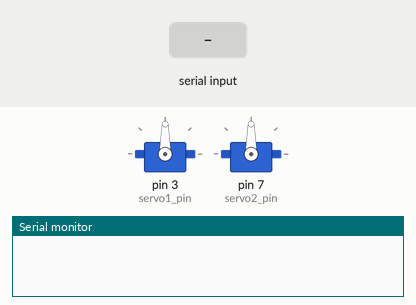
A sketch run on a simulated Arduino Uno, built with avr-gcc and run on an emulated ATmega328P. On the bench: 2 × servo, the last lines printed to the serial monitor. The test bench sets the inputs (shaded band).

Above: at 1.6 s.
1.7 s: "SMILE\n" received over Serial
At 3.37 s:
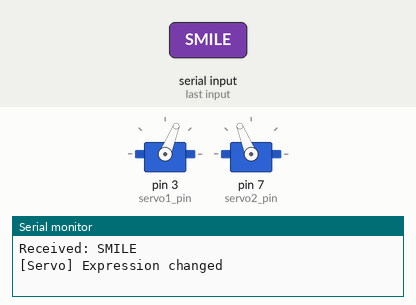
4.7 s: "ALERT\n" received over Serial
At 5.15 s:
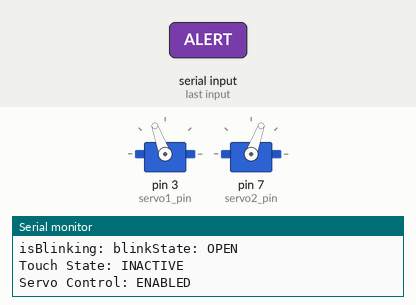
At 5.78 s:
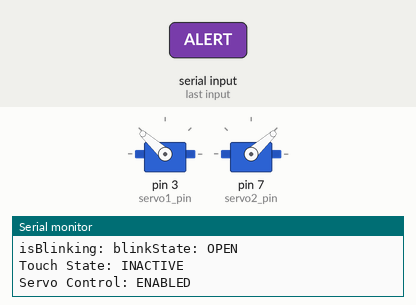
7.7 s: "SLEEP\n" received over Serial
9.2 s: "SMILE\n" received over Serial
Timing chart, 0 to 12.6 s (numbered marks = the images above; inputs shaded):
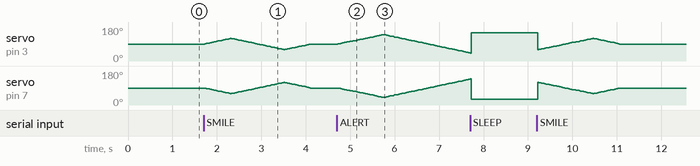

The sketch:

Robotcat.ino.ino
```cpp
// RobotFace.ino
#include "CommandHandler.h"
#include "Display.h"
#include "ServoControl.h"
#include "FaceExpressions.h"
#include "Touch.h"
#include <Arduino.h>
#include <SPI.h>

// 全局变量定义（唯一位置）

bool isBlinking = false;
bool isShowing = false;
bool isEar = true;
bool isInputLocked = false;
bool isInputBuffer =false;
unsigned long actionStart = 0;
uint32_t nextBlinkTime = 0;
BlinkState blinkState = BlinkState::EYE_OPEN;
Expression currentExpression = Expression::NEUTRAL;
ExpressionParams exprParams;

unsigned long systemStartTime = 0; // 记录系统启动时间
const uint32_t INITIAL_DELAY = 15000; // 初始屏蔽时长15秒（单位：毫秒）


void setup() {
  systemStartTime = millis();
  initDisplay();
  initServos();
  Serial.begin(9600);
  clearScreen();
  pinMode(MOTION_PIN, INPUT);
  currentExpression = Expression::NEUTRAL;
  exprParams = {3000, 3000, 5, 30, eye_open_alert, eye_closed_alert, mouth_neutral};
  drawDefaultFace();
}

void loop() {
  handleSerialInput();
  handleEars();
  handleBlink();
  handleDisplayTimeout();
  handleTouch();

static unsigned long lastPrint = 0;
  if (millis() - lastPrint > 5000) {
    lastPrint = millis();
    Serial.println("----- Status -----");
    Serial.print("isBlinking: ");
    Serial.print("blinkState: ");
    Serial.println((blinkState == BlinkState::EYE_OPEN) ? "OPEN" : "CLOSED");
    Serial.print("Touch State: ");
  Serial.println(isTouched ? "ACTIVE" : "INACTIVE");
  Serial.print("Servo Control: ");
  Serial.println(isEar ? "ENABLED" : "DISABLED");
  }

}
```

CommandHandler.cpp
```cpp
// CommandHandler.cpp
#include "CommandHandler.h"
#include "Display.h"
#include "FaceExpressions.h"
#include "ServoControl.h"
#include <Arduino.h>

String inputBuffer = "";
// 实现串口指令处理
void handleSerialInput() {

  while (Serial.available() > 0) {
    char c = Serial.read();
    if (c == '\n') {
      processCommand(inputBuffer); // 处理完整命令
      inputBuffer = "";           // 清空缓冲区
      Serial.flush();             // 强制清空硬件缓冲区
    } else if (c != '\r') {       // 忽略回车符
      inputBuffer += c;
    }
  }
}

void processCommand(String cmd) {
  cmd.trim();
  if (cmd.length() == 0) return;
  Serial.println("Received: " + cmd);

if (cmd == "SMILE") {
  isInputBuffer = true;
  isEar = true;
  currentExpression = Expression::SMILE;
  exprParams = {5000, 500, 2, 30, eye_open_smile, eye_closed_smile, mouth_smile};
   showMouth(exprParams.mouth);

}
else if (cmd == "ALERT") {
  isInputBuffer = true;
  isEar = true;
  isBlinking = true;
  currentExpression = Expression::ALERT;
  exprParams = {3000, 3000, 6, 50, eye_open_alert, eye_closed_alert, mouth_alert};
}
else if (cmd == "SHOCK") {
  isInputBuffer = true;
  isEar = true;
  isBlinking = true;
  currentExpression = Expression::SHOCK;
  exprParams = {3000, 1000, 8, 20, eye_open_shock, eye_closed_shock, mouth_shock};
}
else if (cmd == "SLEEP") {
  isInputBuffer = true;
  isEar = true;
  isBlinking = true;
  currentExpression = Expression::SLEEP;
  exprParams = {0, 0, 0, 0, eye_closed, eye_closed, mouth_neutral};
}
else if (cmd == "RESET") {
  isInputBuffer = false;
  isEar = false;
  isBlinking = false;
  currentExpression = Expression::NEUTRAL;
  clearScreen();
  resetEars();
}
else {
  Serial.println("Error: Unknown command '" + cmd + "'");
}
while (Serial.available()) Serial.read();
}

 //实现显示超时控制
void handleDisplayTimeout() {
  if(isShowing && (millis() - actionStart >= 10000)) {
    clearScreen();
    isShowing = false;
    drawDefaultFace();
  }
}
```

CommandHandler.h
```cpp
//CommandHandler.h
#ifndef COMMAND_HANDLER_H
#define COMMAND_HANDLER_H

#include <Arduino.h>

enum class BlinkState {
   EYE_OPEN,
   EYE_CLOSED
   };
//小猫表情枚举
enum class Expression {
  NEUTRAL,
  SMILE,    // 微笑
  ALERT,    // 警觉
  SHOCK,    // 震惊
  SLEEP     // 睡觉
};
//小猫表情参数
struct ExpressionParams {
  int openDuration;   // 新增：睁眼持续时间
  int closeDuration;  // 新增：闭眼持续时间
  int earMoveCount;//耳朵运动周期
  int earAngleRange;//耳朵摆动幅度
  const uint8_t* eyesOpen;  // 新增：睁眼图案
  const uint8_t* eyesClosed; // 新增：闭眼图案
  const uint8_t* mouth;//嘴巴图案指针
};


// 全局变量声明（extern表示变量在其他文件定义）
// CommandHandler.h
extern bool isBlinking;
extern bool isShowing;
extern bool isEar;
extern unsigned long actionStart;
extern uint32_t nextBlinkTime;

extern BlinkState blinkState;
extern Expression currentExpression;
extern ExpressionParams exprParams;

extern bool isInputLocked;
extern bool isInputBuffer;
// 函数声明
void handleSerialInput();
void handleDisplayTimeout();
void processCommand(String cmd);
#endif
```

Display.cpp
```cpp
// Display.cpp
#include "Display.h"
#include "CommandHandler.h"
#include "FaceExpressions.h"
#include "Touch.h"
#include <Arduino.h>
#include <SPI.h>

int CS_PIN = 10;
int DC_PIN = 9;
int RESET_PIN = 8;

void sendCommand(uint8_t cmd) {
  digitalWrite(DC_PIN, LOW);
  digitalWrite(CS_PIN, LOW);
  SPI.transfer(cmd);
  digitalWrite(CS_PIN, HIGH);
}

void sendData(uint8_t data) {
  digitalWrite(DC_PIN, HIGH);
  digitalWrite(CS_PIN, LOW);
  SPI.transfer(data);
  digitalWrite(CS_PIN, HIGH);
}

void clearScreen() {
  for(uint8_t page=0xB0; page<=0xB7; page++) { // 8页
    sendCommand(page);
    sendCommand(0x10); // 列地址高位
    sendCommand(0x00); // 列地址低位
    for(uint16_t col=0; col<128; col++) sendData(0x00);
  }
}

void initDisplay() {
  pinMode(CS_PIN, OUTPUT);
  pinMode(DC_PIN, OUTPUT);
  pinMode(RESET_PIN, OUTPUT);

  digitalWrite(RESET_PIN, LOW);
  delay(100);
  digitalWrite(RESET_PIN, HIGH);
  delay(100);

  SPI.begin();
  SPI.setDataMode(SPI_MODE0);
  SPI.setClockDivider(SPI_CLOCK_DIV8);

  sendCommand(0xE2);
  sendCommand(0x2F);
  sendCommand(0xA0);
  sendCommand(0xC8);
  sendCommand(0xA2);
  sendCommand(0x24);
  sendCommand(0x81);
  sendCommand(0x20);
  sendCommand(0xAF);

  delay(100);
  clearScreen();
  delay(100);
}


int EYE_RIGHT_X =92;
int EYE_LEFT_X =28;
int EYE_PAGE =4;

void drawEyes(const uint8_t* data) {

 setPosition(28, 4);
  for(uint8_t i=0; i<16; i++) sendData(data[i]);
  setPosition(84, 4);
  for(uint8_t i=0; i<16; i++) sendData(data[i]);
   sendCommand(0xAF);
}

void showMouth(const uint8_t* data) {
  setPosition(58, 3); // 嘴巴位置
  for(uint8_t i=0; i<16; i++) sendData(data[i]);
  startDisplayTimer(3000);
}


void drawDefaultFace() {
  // 绘制默认眼睛
  setPosition(28, 4);
  for(uint8_t i=0; i<16; i++) sendData(eye_open[i]);
  setPosition(84, 4);
  for(uint8_t i=0; i<16; i++) sendData(eye_open[i]);
  // 绘制默认嘴巴
  setPosition(58, 3);
  for(uint8_t i=0; i<16; i++) sendData(mouth_neutral[i]);
}


// 辅助函数
void setPosition(uint8_t x, uint8_t page) {
  sendCommand(0xB0 | (page & 0x07)); // 设置页地址
  sendCommand(0x10 | ((x >> 4) & 0x0F)); // 列地址高位
  sendCommand(x & 0x0F); // 列地址低位
}

void startDisplayTimer(unsigned long duration) {
  actionStart = millis();
  isShowing = true;
}

//眨眼控制
void handleBlink() {
  switch (currentExpression) {
    case Expression::SLEEP:
      drawEyes(exprParams.eyesClosed); // 使用当前表情的闭眼图案
      break;
    default:
      if (millis() >= nextBlinkTime) {
        if (blinkState == BlinkState::EYE_OPEN) {
          drawEyes(exprParams.eyesClosed);
          blinkState = BlinkState::EYE_CLOSED;
          nextBlinkTime = millis() + exprParams.closeDuration;
        } else {
          drawEyes(exprParams.eyesOpen);
          blinkState = BlinkState::EYE_OPEN;
          nextBlinkTime = millis() + exprParams.openDuration;
        }
      }
      break;
  }
}
```

Display.h
```cpp
// Display.h
#ifndef DISPLAY_H
#define DISPLAY_H

#include <Arduino.h>
#include <SPI.h>

// 引脚定义
extern int CS_PIN;
extern int DC_PIN;
extern int RESET_PIN;

extern int EYE_RIGHT_X;
extern int EYE_LEFT_X;
extern int EYE_PAGE;

// 函数声明
void initDisplay();
void clearScreen();
void drawDefaultFace();
void drawEyes(const uint8_t* data);
void showMouth(const uint8_t* data);
void setPosition(uint8_t x, uint8_t page);
void startDisplayTimer(unsigned long duration);

void handleBlink();
#endif
```

FaceExpressions.h
```cpp
// FaceExpressions.h
#ifndef FACE_EXPRESSIONS_H
#define FACE_EXPRESSIONS_H
#include <Arduino.h>
extern const uint8_t eye_open[16];     // 声明而非定义
extern const uint8_t eye_closed[16];
extern const uint8_t mouth_neutral[16];
extern const uint8_t mouth_smile[16];

extern const uint8_t eye_open_smile[16];
extern const uint8_t eye_closed_smile[16];
extern const uint8_t eye_open_alert[16];
extern const uint8_t eye_closed_alert[16];
extern const uint8_t eye_closed_shock[16];
extern const uint8_t eye_open_shock[16];
extern const uint8_t mouth_alert[16];  // 警觉嘴巴
extern const uint8_t mouth_shock[16];  // 震惊嘴巴

#endif
```

ServoControl.cpp
```cpp
// ServoControl.cpp
#include "ServoControl.h"
#include "CommandHandler.h"
#include "Touch.h"
#include <Servo.h>
#include <Arduino.h>

const int servo1_pin = 3;
const int servo2_pin = 7;

Servo servo1;
Servo servo2;

Expression previousExpression = Expression::NEUTRAL;

// 运动控制变量
unsigned long prevMillis = 0;
const long interval = 20;//运动间隔
int angle1 = 90, angle2 = 90;
int dir1 = 1, dir2 = -1;
int maxMovements = 3;
int movementCount = 0;

extern Expression currentExpression;
extern ExpressionParams exprParams;

void initServos() {
  servo1.attach(servo1_pin);
  servo2.attach(servo2_pin);
  servo1.write(90);
  servo2.write(90);
}

void updateServo(Servo &servo, int &angle, int &dir, int center, int range) {
  angle += dir;
  angle = constrain(angle, center - range, center + range);
  if (angle == center + range || angle == center - range) {
    dir *= -1;
  }
  servo.write(angle);
}

//耳朵运动控制
// ServoControl.cpp
void handleEars() {
  if (currentExpression != previousExpression) {
    movementCount = 0;
    previousExpression = currentExpression;
    isEar = true;
    Serial.println("[Servo] Expression changed");
  }

  if (!isEar) return;

  unsigned long currentMillis = millis();
  if (currentMillis - prevMillis >= interval) {
    prevMillis = currentMillis;

    // 跳过睡眠和中性状态
    if (currentExpression == Expression::SLEEP) {
      servo1.write(150);
      servo2.write(30);
      return;
    }
    if (currentExpression == Expression::NEUTRAL) return;

    // 更新舵机角度
    updateServo(servo1, angle1, dir1, 90, exprParams.earAngleRange);
    updateServo(servo2, angle2, dir2, 90, exprParams.earAngleRange);

    // 完成一次往返计数
    if (angle1 == 90) movementCount++;

    // 达到指定次数后停止
    if (movementCount >= exprParams.earMoveCount) {
      isEar = false;
      movementCount = 0;
      Serial.println("[Servo] Movement completed");
    }
  }
}

// ServoControl.cpp
void resetEars() {
  angle1 = 90;
  angle2 = 90;
  dir1 = 1;
  dir2 = -1;
  movementCount = 0;
  isEar = false;
  servo1.write(90);
  servo2.write(90);
}
```

ServoControl.h
```cpp
// ServoControl.h
#ifndef SERVO_CONTROL_H
#define SERVO_CONTROL_H
#include <Arduino.h>
#include <Servo.h>

// 舵机引脚定义
extern const int servo1_pin;
extern const int servo2_pin;

// 函数声明
void initServos();
void handleEars();
void resetEars();

#endif
```

Touch.cpp
```cpp
// Touch.cpp
#include "Touch.h"
#include <Arduino.h>
#include "CommandHandler.h"
#include "Display.h"
#include "ServoControl.h"
#include "FaceExpressions.h"

const int MOTION_PIN =4;
bool isTouched = false;
unsigned long touchStart = 0;
const uint16_t TOUCH_DURATION = 3000;
extern int maxMovements;
extern bool isEar;
extern Expression currentExpression;
extern ExpressionParams exprParams;
extern bool isBlinking;

void handleTouch() {
  if(isInputBuffer)return;
  static unsigned long lastDebounceTime = 0;
  static bool lastSensorValue = LOW;
  const uint16_t NORMAL_DEBOUNCE = 200; // 正常防抖时间（200ms）
  uint16_t debounceDelay = NORMAL_DEBOUNCE;

  // 检查是否在初始屏蔽期内
  if (millis() - systemStartTime < INITIAL_DELAY) {
    return; // 前15秒直接退出，不处理任何信号
  }

  int currentSensorValue = digitalRead(MOTION_PIN);

  // 信号变化时重置防抖计时器
  if (currentSensorValue != lastSensorValue) {
    lastDebounceTime = millis();
    lastSensorValue = currentSensorValue;
  }
  // 防抖时间过后更新状态
  if ((millis() - lastDebounceTime) > debounceDelay) {
    if (isTouched != currentSensorValue) {
      isTouched = currentSensorValue;

      if (isTouched) {
        touchStart = millis();
        currentExpression = Expression::SMILE;
        exprParams = {5000, 500, 6, 30, eye_open_smile, eye_open, mouth_smile};
        showMouth(exprParams.mouth);
        isEar = true;
        maxMovements = 6;
        Serial.println("Touch detected!");
      } else {
        if (millis() - touchStart > TOUCH_DURATION) {
          currentExpression = Expression::NEUTRAL;
          isEar = false;
          resetEars();
          clearScreen();
          drawDefaultFace();
        }
      }
    }
  }
}
```

Touch.h
```cpp
//Touch.h
#ifndef TOUCH_H
#define TOUCH_H
#include <Arduino.h>

extern unsigned long systemStartTime;
extern const int MOTION_PIN;
extern bool isTouched;
extern bool isInputBuffer;
extern unsigned long touchStart;
extern const uint32_t INITIAL_DELAY;
void handleTouch();

#endif
```

Source omitted: Expressions.cpp (data table, 1690 bytes)

Measured:
- after the input at 4.7 s, servo on pin 3 (servo1_pin): rises from 90° to 140° in 1.0 s, then falls to 42° in 2.0 s
